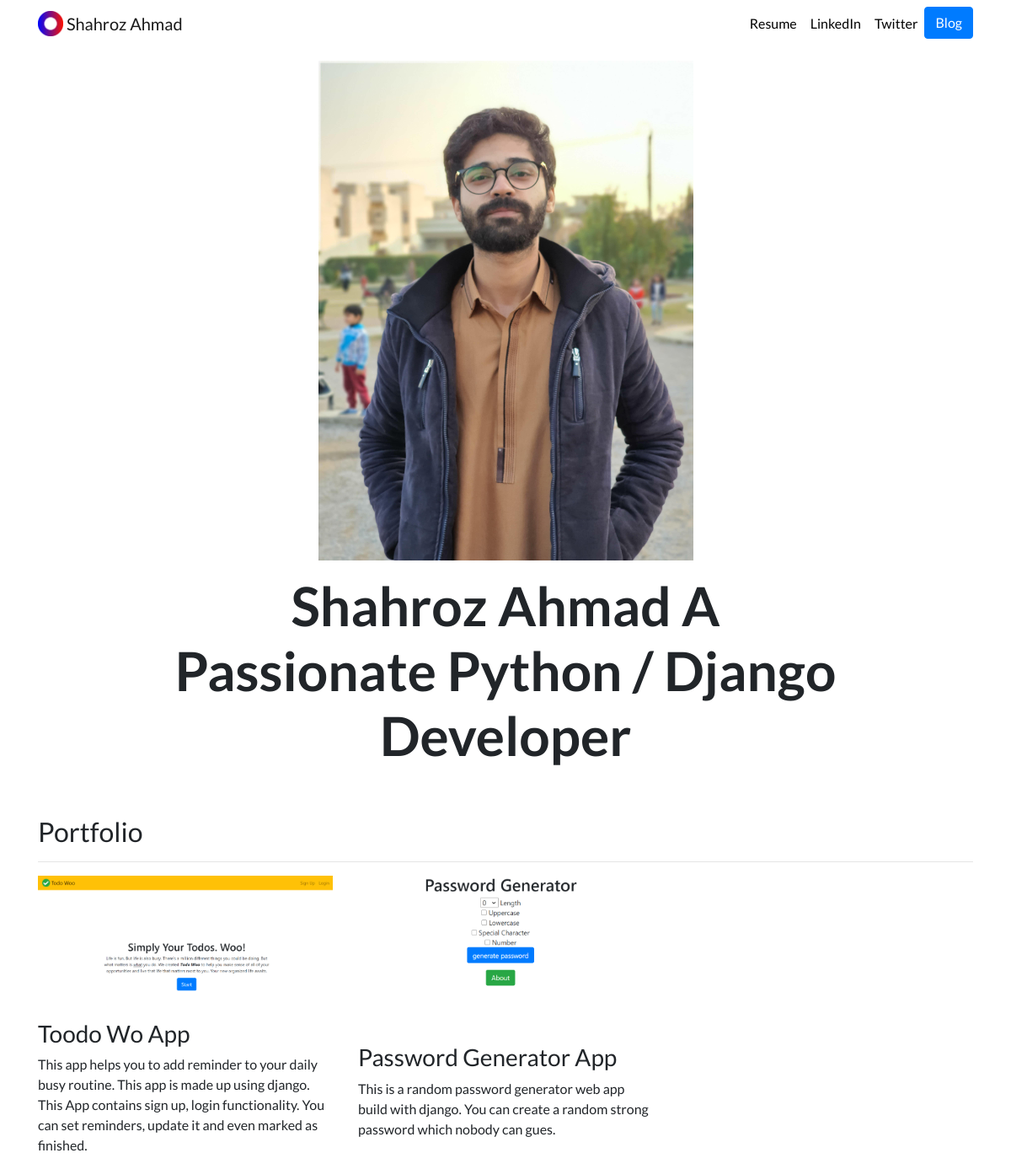
The page / on the database its author committed.
### portfolio/models.py (models this page shows, shortened)
class Project(models.Model):
    title = models.CharField(max_length=100)
    description = models.CharField(max_length=250)
    image = models.ImageField(upload_to='portfolio/images/')
    url = models.URLField(blank=True)

### portfolio/views.py (the view)
# urls.py: 2. Add a URL to urlpatterns:  path('', views.home, name='home')
def home(request):
    projects = Project.objects.all()
    return render(request, 'portfolio/home.html', {'projects':projects})

### portfolio/templates/portfolio/home.html
{% extends "portfolio/base.html" %}
{% load static %}
{% block content %}
<div class="row justify-content-center my-3">
  <div class="col-5">
    <img src="{% static 'portfolio/shozi.jpg' %}" class="img-fluid">
  </div>
</div>
<div class="row justify-content-center mb-3">
  <div class="col-md-9 text-center">
    <h1 id="hometext" class="font-weight-bold">Shahroz Ahmad A Passionate Python / Django Developer</h1>
  </div>
</div>
<h2 class="mt-5">Portfolio</h2>
<hr>
<div class="row">
  {% for project in projects %}
  <div class="col-lg-4 col-md-6">
    {% if project.url %}
    <a href="{{ project.url }}">
      <img src="{{ project.image.url }}" class="img-fluid mb-2">
    </a>
    {% else %}
    <img src="{{ project.image.url }}" class="img-fluid mb-2">
    {% endif %}
    <h3>{{ project.title }}</h3>
    <p>{{ project.description }}</p>
  </div>
  {% endfor %}
</div>
{% endblock %}

### portfolio/templates/portfolio/base.html (shortened to what this page needs)
{% load static %}
<!doctype html>
<html lang="en">
<head>
  <link rel="stylesheet" href="https://stackpath.bootstrapcdn.com/bootstrap/4.4.1/css/bootstrap.min.css">
  <link rel="stylesheet" href="{% static "portfolio/custom.css" %}">
</head>
<body>
  <nav id="topNav" class="navbar navbar-expand-md navbar-light">
    <div class="container">
      <a class="navbar-brand" href="{% url 'home' %}">
        <img src="{% static "portfolio/Logo.png" %}" width="30" height="30" class="d-inline-block align-top" alt="Nick's Logo">
        <span>Shahroz Ahmad</span>
      </a>
      <div class="collapse navbar-collapse text-center" id="navbarNav">
        <ul class="navbar-nav ml-auto">
          <li class="nav-item">
            <a class="nav-link" href="{% static "portfolio/Shozi_Resume.pdf" %}">Resume</a>
          </li>
          <li class="nav-item">
            <a class="nav-link" href="https://www.linkedin.com/in/shahroxshoxi/" target="_blank">LinkedIn</a>
          </li>
          <li class="nav-item">
            <a class="nav-link" href="https://twitter.com/shahroxshoxi" target="_blank">Twitter</a>
          </li>
          <li>
            <a role="button" href="{% url 'blog:all_blogs' %}" class="btn btn-primary">Blog</a>
          </li>
        </ul>
      </div>
    </div>
  </nav>
  <div class="container">
    {% block content %}{% endblock %}
  </div>
</body>
</html>

### portfolio/static/portfolio/custom.css (style rules this page uses)
.navbar-nav .nav-link { color: rgba(0,0,0,1) !important; }
body { font-family: 'Lato', sans-serif; }
@media (min-width: 992px) { #hometext { font-size: 4rem; } }

### rows shown on the page
Project: image (picture), title "Toodo Wo App", description "This app helps you to add reminder to your daily busy routine. This app is made up using django. This App contains sign up, login functionality. You can set reminders, update it and even marked as finished."
Project: image (picture), title "Password Generator App", description "This is a random password generator web app build with django. You can create a random strong password which nobody can gues."
